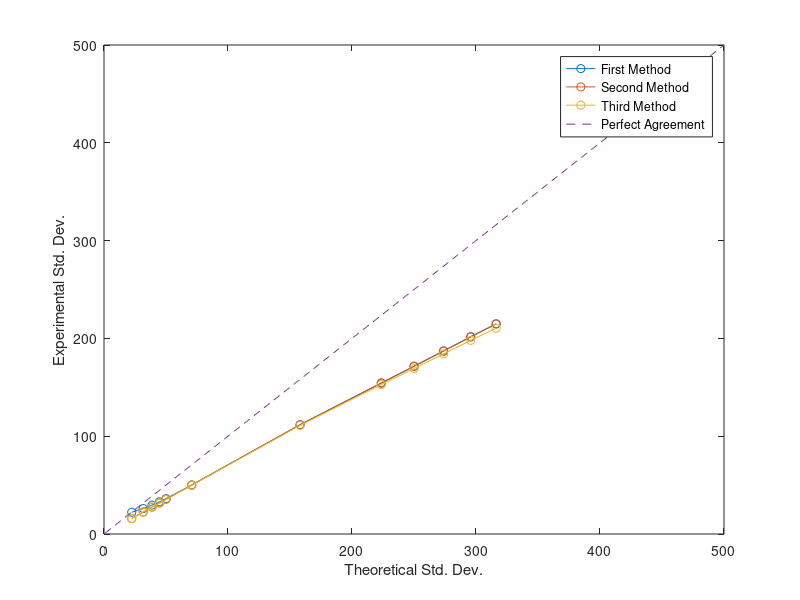

This chart was generated by the following MATLAB code:
% Test file

% test_lattice = zeros(3,3);
% 
% while ~all(all(test_lattice~=0))
%     for i = 1:3
%         for j = 1:3
%             test_lattice(i,j) = 1;
%         end
%     end
% end
% 
% test_lattice

%%%%%

% x = linspace(-100,100,10000);
% D = 100;
% tau = 0.1;
% 
% P = 1/(sqrt(4*pi*D*tau))*exp(-(x.^2/(4*D*tau)));
% 
% plot(x,P)
% title('PDF Given D=100, \tau=0.1')
% xlabel('x')
% ylabel('PDF')
% 
% cumtrapz(x,P)

%%%%%

% [x,pdf,cdf] = gen_PDF(100,0.1);
% plot(x,pdf)
% title('PDF')
% xlabel('Change to the step to be taken')
% ylabel('Probability')
% 
% figure()
% plot(x,cdf)
% 
% cdf = round(cdf,5);
% % figure()
% % plot(x,cdf)
% 
% displmnts = zeros(1000000,1);
% for i = 1:1000000
%     val = rand();
%     displmnt_idx = find(cdf==round(val,5),1);
%     displmnt = x(displmnt_idx);
%     try
%         displmnts(i)=displmnt;
%     catch
%         displmnts(i)=0;
%     end
% end
% 
% displmnts
% displmnts(displmnts==0) = [];
% 
% figure()
% histogram(displmnts,100)

%%%%%

% Time-averaged MSD(delta-tau) plot
% delta_taus = 1:(time_pts/10); %time point intervals for displacement measurements (given by the first 10% of time points)
% sqd_dispmnts_lag_time = zeros(n,time_pts,size(delta_taus,2)); %storage for displacements at each time point interval
% 
% % Compute the displacements for the given delta-tau values (multiples of delta-t)
% counter_msd_tau = 1;
% for dt = delta_taus
%     for i = 1:n
%         for j = 1:time_pts-dt
%             tamsd_plot_displacement_x = data_matrix(i,j+dt,1) - data_matrix(i,j,1);
%             tamsd_plot_displacement_y = data_matrix(i,j+dt,2) - data_matrix(i,j,2);
%             sqd_dispmnts_lag_time(i,j,counter_msd_tau) = tamsd_plot_displacement_x^2 + tamsd_plot_displacement_y^2;
%         end
%     end
%     counter_msd_tau = counter_msd_tau + 1;
% end
% 
% for i = 1:n
%     for j = 1:size(delta_taus,2)
%         if boundary_collision(i) == 1 %only modify the displacement data if the given  particle strikes the boundary
%             first_zero_idx = find(((sqd_dispmnts_lag_time(i,:,j)==0)+([diff(sqd_dispmnts_lag_time(i,:,j)) 0]==0))==2,1); %find the index of the two consecutive zeros in sqd_dispmnts_lag_time for the given multiple of delta-t
%             try
%                 sqd_dispmnts_lag_time(i,(first_zero_idx-delta_taus(j)):first_zero_idx-1,j) = 0; %remove the appropriate number of erroneous displacements
%             catch
%                 sqd_dispmnts_lag_time(i,:,j) = 0; %remove all displacements if the particle is immobilized at a time point lesser than the value of the time lag
%             end
%         end
%     end
% end

%%%%%

% a = [2,0,4,5,6,0,0,8,23,5,2,0,7,6,8,10,9,0,0,0,0,0,0,0,0,0,0,0];
% 
% N = 5; % Required number of consecutive numbers following a first one
% 
% x = diff(a)==0;
% 
% f = find([false,x]~=[x,false]);
% 
% g = find(f(2:2:end)-f(1:2:end-1)>=N,1,'first');
% 
% first_t = t(f(2*g-1)); % First t followed by >=N consecutive numbers

%%%%%

% test = [2,0,4,5,6,0,0,8,23,5,2,0,7,6,8,10,9,0,0,0,0,0,0,0,0,0,0,0];
% a = strfind(test,[0,0,0,0]);
% test(a(1):end) = [];

%%%%%

% D = 1000000;
% tau = 0.1;
% 
% % Define a sufficiently broad range of x values
% x = linspace(-1125,1125,1250000);
% 
% % Define the PDF given the diffusivity and time step values
% P = 1/(sqrt(4*pi*D*tau))*exp(-(x.^2/(4*D*tau)));
% 
% plot(x,P)
% title('PDF')
% xlabel('x')
% ylabel('PDF')

%%%%%

% function lattice = gen_lattice(save_lattice,heterogeneity,lattice_size_x,lattice_size_y)
% % GEN_LATTICE Generate a lattice environment for diffusion.
% % save_lattice -- 0: don't save, 1: save (save the lattice to a .mat file)
% % heterogeneity -- 0: perfectly homogeneous, 1: maximal heterogeneity
% % lattice_size_x -- size of the lattice along the x-axis (width)
% % lattice_size_y -- size of the lattice along the y-axis (height)
% 
% % Define the lattice
% lattice_area = lattice_size_x * lattice_size_y;
% 
% % Initialize a void lattice
% lattice = zeros(lattice_size_x,lattice_size_y);
% 
% % Get the number of diffusivity regions
% num_regions = 25;
% % num_regions = subregions(heterogeneity,lattice_area);
% 
% % Set diffusivity values for each region (estimated via Wagner et al. Biomacromolecules article)
% min_diffusivity = 0.1; %um^2/s
% max_diffusivity = 1.25; %um^2/s
% % diffusivities = min_diffusivity + (max_diffusivity-min_diffusivity).*rand(1,num_regions);
% diffusivities = linspace(min_diffusivity,max_diffusivity,num_regions); % ** MANUALLY FORCED HETEROGENEITY
% 
% % Generate the "root" points of each region. The regions will grow outward from these points.
% region_start_pts = [randi([1,lattice_size_x],num_regions,1),randi([1,lattice_size_y],num_regions,1)];
% 
% % Grow the diffusivity regions until the entire lattice has been defined
% for i = 1:lattice_size_x
%     for j = 1:lattice_size_y
%         dists_to_start_pts = pdist2(region_start_pts,[i,j]); %get the distance between each region start point and the current lattice index
%         closest_dist = find(dists_to_start_pts==min(dists_to_start_pts),1); %find the closest region start point to the current lattice index
%         lattice(i,j) = diffusivities(closest_dist); %set the diffusivity value for the given lattice index
%     end
%     
%     % Display lattice generation progress (every 10%)
%     if rem(i,(lattice_size_x/10))==0
%         lattice_disp_message = strcat(['Lattice generation: ' num2str(100*(i/lattice_size_x)) '% complete.']);
%         disp(lattice_disp_message)
%     end
% end
% 
% % Save the lattice
% if save_lattice == 1
%     save('lattice.mat','lattice')
%     save
% end
% 
% end

%%%%%

% D = 1000;
% tau = 0.1;
% x = linspace(-125,125,1250000);
% 
% cdf = gen_PDF(D,tau,x);

%%%%%
% num_regions = 25;
% % num_regions = subregions(heterogeneity,lattice_area);
% 
% % Set diffusivity values for each region (estimated via Wagner et al. Biomacromolecules article)
% min_diffusivity = 0.1; %um^2/s
% max_diffusivity = 1.25; %um^2/s
% 
% %Adjust the units of the diffusivities
% multiplier = 10000;
% min_diffusivity = multiplier*min_diffusivity; %10^-4 um^2/s
% max_diffusivity = multiplier*max_diffusivity; %10^-4 um^2/s
% 
% % diffusivities = min_diffusivity + (max_diffusivity-min_diffusivity).*rand(1,num_regions);
% diffusivities = round(linspace(min_diffusivity,max_diffusivity,num_regions)); % ** MANUALLY FORCED HETEROGENEITY
% 
% tau = 0.1;
%  
% x = linspace(-165,165,1650000);
% all_cdf = zeros(length(diffusivities),length(x));
% for i = 1:length(diffusivities)
%     all_cdf(i,:) = gen_PDF(diffusivities(i),tau,x);
% end
% 
% all_cdf(:,end)

%%%%%

% %%% HISTOGRAMS %%%
% % Histogram for all displacements (1*(delta-t))
% clearvars all_displacement_storage
% all_displacement_storage = [];
% for i = 1:n
%     % Store the processed data for histogram plotting
%     all_displacement_storage = [all_displacement_storage no_trailing_zeros(current_displacement_storage(i,:))];
% end
% 
% figure()
% histogram(all_displacement_storage, 'Normalization', 'pdf')
% title('Step Size Distribution')
% xlabel('\Deltax, \Deltay [10^{-2}\mum]')
% ylabel('P(\Deltax, \Deltay, \Delta\tau=1 time point)')
% 
% % Histograms for displacements using greater multiples of delta-t (iteratively: multiples_delta_time*(delta-t))
% histogram_data_x = zeros(n,time_pts,size(multiples_delta_time,2));
% histogram_data_y = zeros(n,time_pts,size(multiples_delta_time,2));
% counter_hist = 1;
% for dt = multiples_delta_time
%     for i = 1:n
%         for j = 1:time_pts-dt
%             histogram_data_x(i,j,counter_hist) = data_matrix(i,j+dt,1) - data_matrix(i,j,1);
%             histogram_data_y(i,j,counter_hist) = data_matrix(i,j+dt,2) - data_matrix(i,j,2);
%         end
%     end
%     counter_hist = counter_hist + 1;
% end
% 
% for j = 1:size(multiples_delta_time,2)
%     clearvars all_displacement_storage_x all_displacement_storage_y all_displacement_storage_both
%     clearvars current_histogram_data_x current_histogram_data_y current_histogram_data_x_copy current_histogram_data_y_copy
%     all_displacement_storage_x = [];
%     all_displacement_storage_y = [];
%     for i = 1:n
%         % Remove erroneous displacements that result from a particle striking the boundary
%         if boundary_collision(i) == 1 %only modify the displacement data if the given particle strikes the boundary
%             start_of_trailing_zeros = find(histogram_data_x(i,:,j),1,'last') + 1;
%             try
%                 % Remove the appropriate number of erroneous displacements
%                 histogram_data_x(i,(start_of_trailing_zeros-multiples_delta_time(j)):start_of_trailing_zeros-1,j) = 0; 
%                 histogram_data_y(i,(start_of_trailing_zeros-multiples_delta_time(j)):start_of_trailing_zeros-1,j) = 0;
%             catch
%                 % If the particle stopped so early that all displacements are erroneous, set the enter set of displacements to zero
%                 histogram_data_x(i,:,j) = 0;
%                 histogram_data_y(i,:,j) = 0;
%             end
%         end
%         
%         current_histogram_data_x = no_trailing_zeros(histogram_data_x(i,:,j));
%         current_histogram_data_y = no_trailing_zeros(histogram_data_y(i,:,j));
%         
%         current_histogram_data_x_copy = no_trailing_zeros(histogram_data_x(i,:,j));
%         current_histogram_data_y_copy = no_trailing_zeros(histogram_data_y(i,:,j));
%         
% %         idxs_zeros_x = find(~current_histogram_data_x);
% %         idxs_zeros_y = find(~current_histogram_data_y);
%         
%         current_histogram_data_x((current_histogram_data_x_copy==0 & current_histogram_data_y_copy~=0)) = [];
%         current_histogram_data_y((current_histogram_data_y_copy==0 & current_histogram_data_x_copy~=0)) = [];
%         
%         % Store the processed data for histogram plotting
%         all_displacement_storage_x = [all_displacement_storage_x current_histogram_data_x];
%         all_displacement_storage_y = [all_displacement_storage_y current_histogram_data_y];
%         
%     end
%     
%     all_displacement_storage_both = [all_displacement_storage_x all_displacement_storage_y];
%     
% %     figure()
% %     histogram(all_displacement_storage_x, 'Normalization', 'pdf')
% %     title('Step Size Distribution')
% %     xlabel('\Deltax [10^{-2}\mum]')
% %     hist_y_label_str = strcat(['P(\Deltax, \Delta\tau=' num2str(multiples_delta_time(j)) ' time points)']);
% %     ylabel(hist_y_label_str)
% %     
% %     figure()
% %     histogram(all_displacement_storage_y, 'Normalization', 'pdf')
% %     title('Step Size Distribution')
% %     xlabel('\Deltay [10^{-2}\mum]')
% %     hist_y_label_str = strcat(['P(\Deltay, \Delta\tau=' num2str(multiples_delta_time(j)) ' time points)']);
% %     ylabel(hist_y_label_str)
% 
% 	figure()
%     histogram(all_displacement_storage_both, 'Normalization', 'pdf')
%     title('Step Size Distribution')
%     xlabel('\Deltax, \Deltay [10^{-2}\mum]')
%     hist_y_label_str = strcat(['P(\Deltax, \Deltay, \Delta\tau=' num2str(multiples_delta_time(j)) ' time points)']);
%     ylabel(hist_y_label_str)
% end

%%%%%

% save_lattice = 0;
% heterogeneity = 1;
% lattice_size_x = 1000;
% lattice_size_y = 1000;
% tau = 0.1;
% tic
% [lattice,x,all_cdf,diffusivities] = gen_lattice(save_lattice,heterogeneity,lattice_size_x,lattice_size_y,tau);
% toc
% 
% % Time without parallel computing: 27.44 seconds / 26.90 seconds
% % Time with parallel computing: 49.93 seconds / 38.92 seconds

%%%%%

% try
%     delete(pool)
% end
% num = 2; %number of total iterations
% workers = 3; %number of cores
% pool = parpool(workers);
% result = zeros(1,num);
% 
% for round = 1:ceil(num/workers)
%     if round*workers<=num
%         val = workers;
%         spmd (val)
%             a = round*labindex;
%         end
%     else
%         val = rem(num,workers);
%         spmd (val)
%             a = round*labindex;
%         end
%     end
%     
% %     [a{:}]
%     idx = find(~result,1,'first');
%     result(idx:idx+val-1) = [a{:}];
%     clear a
%     
% end

%%%%%

time_idx = [1,2,3,4,5,10,50,100,125,150,175,200];
data_10000 = [0.996,0.8192,0.7588,0.7343,0.723,0.713,0.712,0.71,0.714,0.718,0.723,0.726];
data_2500 = [0.992,0.822,0.762,0.736,0.723,0.711,0.718,0.707,0.702,0.699,0.696,0.692];
data_2500_again = [0.996,0.823,0.764,0.739,0.726,0.714,0.716,0.718,0.724,0.727,0.728,0.729];

raw_theory_10000 = [44.72,63.25,77.46,89.44,100.00,141.42,316.23,447.21,500,547.72,591.61,632.46];
raw_theory_2500 = [22.36,31.62,38.73,44.72,50.00,70.71,158.11,223.61,250.00,273.86,295.80,316.23];
raw_10000 = [44.54,51.82,58.78,65.68,72.26,100.90,225.14,317.58,356.79,393.52,427.60,459.20];
raw_2500 = [22.19,25.98,29.53,32.90,36.17,50.27,113.49,158.01,175.46,191.38,205.89,218.82];
raw_2500_again = [22.26,26.02,29.59,33.05,36.31,50.50,113.23,160.59,180.91,199.02,215.38,230.49];

raw_2500_again_again = [15.816,22.3997,27.4605,31.7248,35.4858,50.3993,115.0598,163.575,182.434,199.6032,215.3026,229.548];

% Unchanged
% figure()
% plot(time_idx,data_10000,'-o')
% hold on
% plot(time_idx,data_2500,'-o')
% plot(time_idx,data_2500_again,'-o')
% legend('D=10000','D=2500','D=2500 again')
% xlabel('# time points')
% ylabel('Histogram std. dev. / Theoretical std. dev.')
% 
% figure()
% plot(time_idx,raw_theory_10000,'--')
% hold on
% plot(time_idx,raw_theory_2500,'--')
% plot(time_idx,raw_10000,'-o')
% plot(time_idx,raw_2500,'-o')
% plot(time_idx,raw_2500_again,'-o')
% plot(time_idx,raw_2500_again_again,'-o')
% legend('Theory D=10000','Theory D=2500','D=10000','D=2500','D=2500 again','D=2500 again again')
% xlabel('# time points')
% ylabel('Std. Deviation')
% 
% figure()
% plot(raw_theory_10000,raw_10000,'-o')
% hold on
% plot(raw_theory_2500,raw_2500,'-o')
% plot(raw_theory_2500,raw_2500_again,'-o')
% plot(raw_theory_2500,raw_2500_again_again,'-o')
% plot(1:500,'--')
% legend('D=10000','D=2500','D=2500 again','D=2500 again again','Perfect Agreement')
% xlabel('Theoretical Std. Dev.')
% ylabel('Experimental Std. Dev.')


% New test
raw_2500_first_method = [22.2205,26.0039,29.5289,32.9218,36.1586,50.1428,111.8225,154.4281,171.5639,187.2045,201.7564,214.9222];
raw_2500_second_method = [15.8517,22.4354,27.4623,31.6767,35.3775,49.9109,111.6039,154.251,171.3927,186.9898,201.5469,214.7159];
raw_2500_third_method = [15.8481,22.4294,27.4527,31.6631,35.3591,49.861,111.0449,152.7034,169.2417,184.1718,198.0009,210.3952];

figure()
plot(raw_theory_2500,raw_2500_first_method,'-o')
hold on
plot(raw_theory_2500,raw_2500_second_method,'-o')
plot(raw_theory_2500,raw_2500_third_method,'-o')
plot(1:500,'--')
legend('First Method','Second Method','Third Method','Perfect Agreement')
xlabel('Theoretical Std. Dev.')
ylabel('Experimental Std. Dev.')

fit_line = polyfit(raw_theory_2500,raw_2500_third_method,1)
quotients = raw_2500_third_method./raw_theory_2500
avg_quotient = mean(quotients)

% Squared
% figure()
% plot(time_idx,raw_theory_10000.^2,'--')
% hold on
% plot(time_idx,raw_theory_2500.^2,'--')
% plot(time_idx,raw_10000.^2,'-o')
% plot(time_idx,raw_2500.^2,'-o')
% plot(time_idx,raw_2500_again.^2,'-o')
% legend('Theory D=10000','Theory D=2500','D=10000','D=2500','D=2500 again')
% xlabel('# time points')
% ylabel('Std. Deviation')
% 
% figure()
% plot(raw_theory_10000.^2,raw_10000.^2,'-o')
% hold on
% plot(raw_theory_2500.^2,raw_2500.^2,'-o')
% plot(raw_theory_2500.^2,raw_2500_again.^2,'-o')
% plot(1:500000,'--')
% legend('D=10000','D=2500','D=2500 again','Perfect Agreement')
% xlabel('Theoretical Std. Dev.')
% ylabel('Experimental Std. Dev.')

% Fitting
% sqrt_fit_raw_theory_10000 = polyfit(sqrt(time_idx),raw_theory_10000,1)
% sqrt_fit_raw_10000 = polyfit(sqrt(time_idx),raw_10000,1)
% 
% fit_raw_10000 = polyfit(raw_theory_10000.^2,raw_10000.^2,1)

